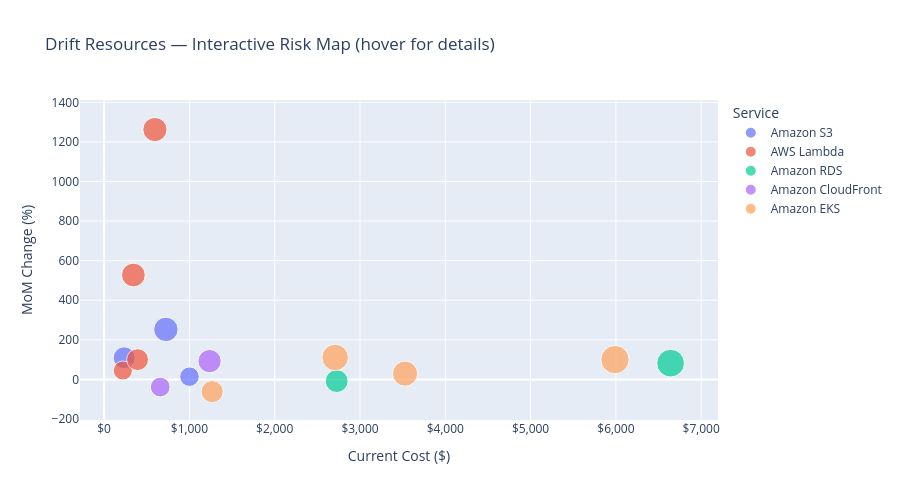

Notebook code cell kept with this figure:
### Code cell
# Interactive Plotly scatter for drill-down
fig = px.scatter(
    drift_df,
    x='BilledCost', y='pct_change',
    size='risk_score', color='ServiceName',
    hover_name='ResourceName',
    hover_data=['team', 'risk_score', 'delta'],
    title='Drift Resources — Interactive Risk Map (hover for details)',
    labels={'BilledCost': 'Current Cost ($)', 'pct_change': 'MoM Change (%)', 'ServiceName': 'Service'},
    height=500,
)
fig.update_layout(xaxis_tickformat='$,.0f')
fig.show()

### Figure 1 — Plotly figure (JSON) as saved in the notebook; plotly's stock layout.template omitted (floating-point values rounded to 4 significant figures)
{"data": [{"customdata": [["platform", 54.2, 122.8], ["data-eng", 67.2, 519.0], ["ml-ops", 42.8, 121.6]], "hovertemplate": "<b>%{hovertext}</b><br><br>Service=Amazon S3<br>Current Cost ($)=%{x}<br>MoM Change (%)=%{y}<br>risk_score=%{customdata[1]}<br>team=%{customdata[0]}<br>delta=%{customdata[2]}<extra></extra>", "hovertext": ["cloudledger-assets-1e3c", "cloudledger-staging-b621", "cloudledger-backup-64f7"], "legendgroup": "Amazon S3", "marker": {"color": "#636efa", "size": [54.2, 67.2, 42.8], "sizemode": "area", "sizeref": 0.225, "symbol": "circle"}, "mode": "markers", "name": "Amazon S3", "orientation": "v", "showlegend": true, "type": "scatter", "x": [235.2, 724.3, 1001.0], "xaxis": "x", "y": [109.2, 252.8, 13.83], "yaxis": "y"}, {"customdata": [["frontend", 41.2, 68.15], ["frontend", 66.0, 552.0], ["backend", 63.4, 288.6], ["ml-ops", 53.9, 392.2]], "hovertemplate": "<b>%{hovertext}</b><br><br>Service=AWS Lambda<br>Current Cost ($)=%{x}<br>MoM Change (%)=%{y}<br>risk_score=%{customdata[1]}<br>team=%{customdata[0]}<br>delta=%{customdata[2]}<extra></extra>", "hovertext": ["1345d2cc", "e9df4696", "90934833", "5e173e4e"], "legendgroup": "AWS Lambda", "marker": {"color": "#EF553B", "size": [41.2, 66.0, 63.4, 53.9], "sizemode": "area", "sizeref": 0.225, "symbol": "circle"}, "mode": "markers", "name": "AWS Lambda", "orientation": "v", "showlegend": true, "type": "scatter", "x": [219.8, 595.7, 343.3, 392.2], "xaxis": "x", "y": [44.95, 1263.0, 527.5, 100.0], "yaxis": "y"}, {"customdata": [["data-eng", 86.4, 2995.0], ["platform", 59.0, -252.8]], "hovertemplate": "<b>%{hovertext}</b><br><br>Service=Amazon RDS<br>Current Cost ($)=%{x}<br>MoM Change (%)=%{y}<br>risk_score=%{customdata[1]}<br>team=%{customdata[0]}<br>delta=%{customdata[2]}<extra></extra>", "hovertext": ["prod-db-3964", "prod-db-e72e"], "legendgroup": "Amazon RDS", "marker": {"color": "#00cc96", "size": [86.4, 59.0], "sizemode": "area", "sizeref": 0.225, "symbol": "circle"}, "mode": "markers", "name": "Amazon RDS", "orientation": "v", "showlegend": true, "type": "scatter", "x": [6641.0, 2727.0], "xaxis": "x", "y": [82.13, -8.486], "yaxis": "y"}, {"customdata": [["frontend", 44.3, -412.8], ["backend", 60.9, 594.2]], "hovertemplate": "<b>%{hovertext}</b><br><br>Service=Amazon CloudFront<br>Current Cost ($)=%{x}<br>MoM Change (%)=%{y}<br>risk_score=%{customdata[1]}<br>team=%{customdata[0]}<br>delta=%{customdata[2]}<extra></extra>", "hovertext": ["af03b971", "32684b27"], "legendgroup": "Amazon CloudFront", "marker": {"color": "#ab63fa", "size": [44.3, 60.9], "sizemode": "area", "sizeref": 0.225, "symbol": "circle"}, "mode": "markers", "name": "Amazon CloudFront", "orientation": "v", "showlegend": true, "type": "scatter", "x": [658.2, 1236.0], "xaxis": "x", "y": [-38.54, 92.54], "yaxis": "y"}, {"customdata": [["backend", 71.1, 797.9], ["backend", 79.2, 1423.0], ["frontend", 90.0, 5989.0], ["backend", 55.0, -2044.0]], "hovertemplate": "<b>%{hovertext}</b><br><br>Service=Amazon EKS<br>Current Cost ($)=%{x}<br>MoM Change (%)=%{y}<br>risk_score=%{customdata[1]}<br>team=%{customdata[0]}<br>delta=%{customdata[2]}<extra></extra>", "hovertext": ["c3712da8", "1b4d419b", "1b721076", "a0fa5f6b"], "legendgroup": "Amazon EKS", "marker": {"color": "#FFA15A", "size": [71.1, 79.2, 90.0, 55.0], "sizemode": "area", "sizeref": 0.225, "symbol": "circle"}, "mode": "markers", "name": "Amazon EKS", "orientation": "v", "showlegend": true, "type": "scatter", "x": [3528.0, 2708.0, 5989.0, 1267.0], "xaxis": "x", "y": [29.22, 110.8, 100.0, -61.73], "yaxis": "y"}], "layout": {"height": 500, "legend": {"itemsizing": "constant", "title": {"text": "Service"}, "tracegroupgap": 0}, "title": {"text": "Drift Resources — Interactive Risk Map (hover for details)"}, "xaxis": {"anchor": "y", "domain": [0.0, 1.0], "tickformat": "$,.0f", "title": {"text": "Current Cost ($)"}}, "yaxis": {"anchor": "x", "domain": [0.0, 1.0], "title": {"text": "MoM Change (%)"}}}}
